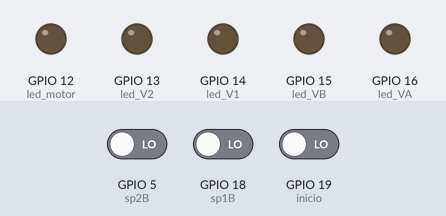
Bench run of a sketch on a simulated ESP32. Parts: output pins drawn as LEDs (lit = HIGH). The inputs (shaded band) are chosen by the test bench; at power-on: GPIO 19 (inicio) LOW, GPIO 18 (sp1B) LOW, GPIO 5 (sp2B) LOW.

Above: at 1.2 s.
1.3 s: GPIO 19 (inicio) driven HIGH
At 2.1 s:
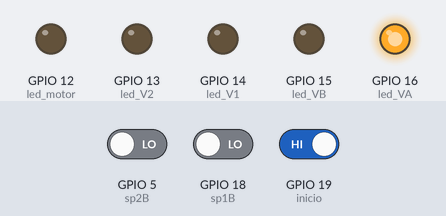
2.8 s: GPIO 18 (sp1B) driven HIGH
At 3.3 s:
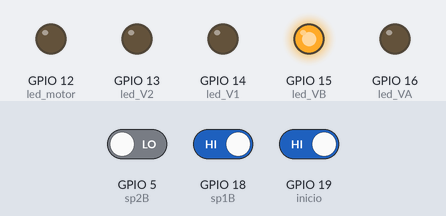
Timing chart, 0 to 5.8 s (numbered marks = the images above; inputs shaded):
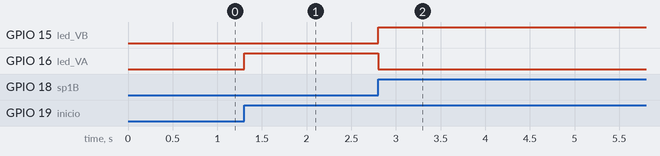

Measured:
- after the input at 1.3 s, GPIO 16 (led_VA): LOW → HIGH at once
- after the input at 2.8 s, GPIO 15 (led_VB): LOW → HIGH at once; GPIO 16 (led_VA): HIGH → LOW at once

The sketch:

Valvulas_Mutex.ino
```cpp
#if CONFIG_FREERTOS_UNICORE
static const BaseType_t app_cpu = 0;
#else
static const BaseType_t app_cpu = 1;
#endif

static int shared_var = 0;
static SemaphoreHandle_t mutex;

// Definición de pines
static const int led_VA = 16;
static const int led_VB = 15;
static const int led_V1 = 14;
static const int led_V2 = 13;
static const int led_motor = 12;

static const int sp1B = 18; // Botón para pasar de VA a VB
static const int sp2B = 5; // Botón para pasar de VB a V1
static const int inicio = 19; // Botón para iniciar la secuencia

// Banderas de control de secuencia
bool vaCompleta = false;
bool vbCompleta = false;
bool v1Completa = false;
bool v2Completa = false;

// Estado anterior de los botones
bool inicioState = false;
bool sp1BState = false;
bool sp2BState = false;

// Función para detectar presiones de botón únicas (borde de subida)
bool detectButtonPress(int buttonPin, bool &previousState) {
  bool currentState = digitalRead(buttonPin);
  if (currentState && !previousState) {
    previousState = currentState;
    return true;
  }
  previousState = currentState;
  return false;
}

// TAREA 01. Control de la Válvula VA
void ValvulaA(void *parameter) {
  int local_var;
  while (1) {
    if (xSemaphoreTake(mutex, 0) == pdTRUE) { // Solicitar el permiso para entrar a la sección crítica
      local_var = shared_var;
      local_var++;
      shared_var = local_var;

      if (detectButtonPress(inicio, inicioState)) {  // Detectar presionado del botón de inicio
        // Encender VA y apagar el resto
        digitalWrite(led_VA, HIGH);
        digitalWrite(led_VB, LOW);
        digitalWrite(led_V1, LOW);
        digitalWrite(led_V2, LOW);
        digitalWrite(led_motor, LOW);
        vaCompleta = true;  // Marcar que VA ha finalizado
      }

      xSemaphoreGive(mutex); // Liberar el Mutex
    }
    vTaskDelay(100 / portTICK_PERIOD_MS); // Retraso para evitar un bucle rápido
  }
}

// TAREA 02. Control de la Válvula VB
void ValvulaB(void *parameter) {
  int local_var;
  while (1) {
    if (xSemaphoreTake(mutex, 0) == pdTRUE) { // Solicitar el permiso para entrar a la sección crítica
      local_var = shared_var;
      local_var++;
      shared_var = local_var;

      if (vaCompleta && detectButtonPress(sp1B, sp1BState)) {  // Detectar presión de sp1B tras el fin de VA
        // Encender VB y apagar VA
        digitalWrite(led_VB, HIGH);
        digitalWrite(led_VA, LOW);
        vbCompleta = true;  // Marcar que VB ha finalizado
      }

      xSemaphoreGive(mutex); // Liberar el Mutex
    }
    vTaskDelay(100 / portTICK_PERIOD_MS);
  }
}

// TAREA 03. Control de la Válvula V1
void Valvula1(void *parameter) {
  int local_var;
  while (1) {
    if (xSemaphoreTake(mutex, 0) == pdTRUE) { // Solicitar el permiso para entrar a la sección crítica
      local_var = shared_var;
      local_var++;
      shared_var = local_var;

      if (vbCompleta && detectButtonPress(sp2B, sp2BState)) {  // Detectar presión de sp2B después de VB
        // Encender V1 y apagar VB
        digitalWrite(led_V1, HIGH);
        digitalWrite(led_VB, LOW);
        vTaskDelay(1000 / portTICK_PERIOD_MS); // Mantener V1 encendida durante 1 segundo

        v1Completa = true;  // Marcar que V1 ha finalizado
      }

      xSemaphoreGive(mutex); // Liberar el Mutex
    }
    vTaskDelay(100 / portTICK_PERIOD_MS);
  }
}

// TAREA 04. Control de la Válvula V2
void Valvula2(void *parameter) {
  int local_var;
  while (1) {
    if (xSemaphoreTake(mutex, 0) == pdTRUE) { // Solicitar el permiso para entrar a la sección crítica
      local_var = shared_var;
      local_var++;
      shared_var = local_var;

      if (v1Completa) {  // Solo si V1 ha finalizado
        // Encender V2 y apagar V1
        digitalWrite(led_V2, HIGH);
        digitalWrite(led_V1, LOW);
        vTaskDelay(2000 / portTICK_PERIOD_MS);  // Mantener V2 encendida durante 1.5 segundos
        digitalWrite(led_V2, LOW);
        v2Completa = true;  // Marcar que V2 ha finalizado
        v1Completa = false; // Reiniciar V1
      }

      xSemaphoreGive(mutex); // Liberar el Mutex
    }
    vTaskDelay(100 / portTICK_PERIOD_MS);
  }
}

// TAREA 05. Control del Motor
void Motor(void *parameter) {
  int local_var;
  while (1) {
    if (xSemaphoreTake(mutex, 0) == pdTRUE) { // Solicitar el permiso para entrar a la sección crítica
      local_var = shared_var;
      local_var++;
      shared_var = local_var;

      if (v2Completa) {  // Solo si V2 ha finalizado
        // Encender motor
        digitalWrite(led_motor, HIGH);
        digitalWrite(led_V2, LOW);  // Apagar V2 al iniciar el motor
        vTaskDelay(2000 / portTICK_PERIOD_MS);  // Mantener el motor encendido durante 1.5 segundos
        digitalWrite(led_motor, LOW);  // Apagar motor
        v2Completa = false;  // Reiniciar la secuencia
        // Reiniciar las banderas
        vaCompleta = false;
        vbCompleta = false;
        v1Completa = false;
      }

      xSemaphoreGive(mutex); // Liberar el Mutex
    }
    vTaskDelay(100 / portTICK_PERIOD_MS);
  }
}

void setup() {
  // Configurar pines como salidas
  pinMode(led_VA, OUTPUT);
  pinMode(led_VB, OUTPUT);
  pinMode(led_V1, OUTPUT);
  pinMode(led_V2, OUTPUT);
  pinMode(led_motor, OUTPUT);

  // Configurar botones como entradas
  pinMode(sp1B, INPUT);
  pinMode(sp2B, INPUT);
  pinMode(inicio, INPUT);

  // Crear Mutex antes de comenzar las tareas
  mutex = xSemaphoreCreateMutex();

  // Crear las tareas
  xTaskCreatePinnedToCore(ValvulaA, "VA", 1024, NULL, 1, NULL, app_cpu);
  xTaskCreatePinnedToCore(ValvulaB, "VB", 1024, NULL, 1, NULL, app_cpu);
  xTaskCreatePinnedToCore(Valvula1, "V1", 1024, NULL, 1, NULL, app_cpu);
  xTaskCreatePinnedToCore(Valvula2, "V2", 1024, NULL, 1, NULL, app_cpu);
  xTaskCreatePinnedToCore(Motor, "Motor", 1024, NULL, 1, NULL, app_cpu);
}

void loop() {
  // No se necesita el loop en este código
}
```
